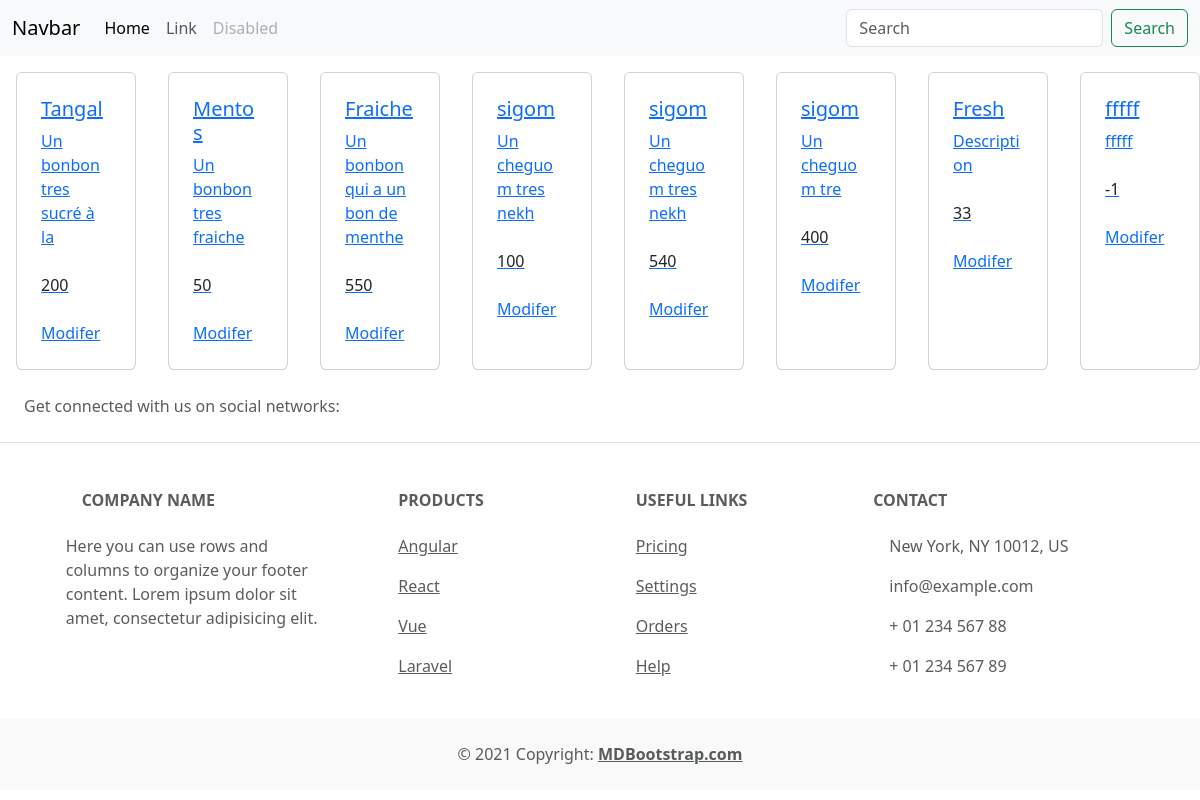
/sama_stock/, run on the app's committed database.
### sama_stock/models.py (models this page shows, shortened)
class Produit(models.Model):
    nom=models.CharField(max_length=64)
    desciption=models.CharField(max_length=64)
    prix=models.IntegerField()
    boutique=models.ForeignKey(Boutique,on_delete=models.CASCADE, related_name="categories")

### sama_stock/views.py (the view)
# urls.py: path("",views.index,name="index"),
def index(request):
    return render(request,"sama_stock/index.html",{
        "produits": Produit.objects.all()
    })

### sama_stock/templates/sama_stock/index.html
{% extends "sama_stock/layout.html" %}
{% block body %}
<div class="d-flex justify-content-center  grid gap-3">
    {% for produit in produits %}
    <a href="{% url 'produit' produit.id %}">
        <div class="card p-2 g-col-6 mt-3" style="width: 18rem;">
            <div class="card-body ">
                <h5 class="card-title">{{ produit.nom }}</h5>
                <p class="card-text">{{ produit.desciption}}</p>
            </div>
            <ul class="list-group list-group-flush">
                <li class="list-group-item">{{produit.prix}}</li>
            </ul>
            <div class="card-body">
                <a href="#" class="card-link">Modifer</a>
            </div>
        </div>
    </a>
    {% endfor %}
</div>
{% endblock %}

### sama_stock/templates/sama_stock/layout.html (shortened to what this page needs)
<!doctype html>
<html lang="en">
<head>
    <link href="https://cdn.jsdelivr.net/npm/bootstrap@5.3.0/dist/css/bootstrap.min.css" rel="stylesheet"
>
</head>
<body>
    <nav class="navbar navbar-expand-lg bg-body-tertiary">
        <div class="container-fluid">
            <a class="navbar-brand" href="#">Navbar</a>
            <div class="collapse navbar-collapse" id="navbarTogglerDemo02">
                <ul class="navbar-nav me-auto mb-2 mb-lg-0">
                    <li class="nav-item">
                        <a class="nav-link active" aria-current="page" href="#">Home</a>
                    </li>
                    <li class="nav-item">
                        <a class="nav-link" href="#">Link</a>
                    </li>
                    <li class="nav-item">
                        <a class="nav-link disabled">Disabled</a>
                    </li>
                </ul>
                <form class="d-flex" role="search">
                    <input class="form-control me-2" type="search" placeholder="Search" aria-label="Search">
                    <button class="btn btn-outline-success" type="submit">Search</button>
                </form>
            </div>
        </div>
    </nav>
    {% block body %}
    {% endblock %}
    <footer class="text-center text-lg-start bg-white text-muted">
        <section class="d-flex justify-content-center justify-content-lg-between p-4 border-bottom">
            <div class="me-5 d-none d-lg-block">
                <span>Get connected with us on social networks:</span>
            </div>
            <div>
            </div>
        </section>
        <section class="">
            <div class="container text-center text-md-start mt-5">
                <div class="row mt-3">
                    <div class="col-md-3 col-lg-4 col-xl-3 mx-auto mb-4">
                        <h6 class="text-uppercase fw-bold mb-4">
                            Company name
                        </h6>
                        <p>
                            Here you can use rows and columns to organize your footer content. Lorem ipsum
                            dolor sit amet, consectetur adipisicing elit.
                        </p>
                    </div>
                    <div class="col-md-2 col-lg-2 col-xl-2 mx-auto mb-4">
                        <h6 class="text-uppercase fw-bold mb-4">
                            Products
                        </h6>
                        <p>
                            <a href="#!" class="text-reset">Angular</a>
                        </p>
                        <p>
                            <a href="#!" class="text-reset">React</a>
                        </p>
                        <p>
                            <a href="#!" class="text-reset">Vue</a>
                        </p>
                        <p>
                            <a href="#!" class="text-reset">Laravel</a>
                        </p>
                    </div>
                    <div class="col-md-3 col-lg-2 col-xl-2 mx-auto mb-4">
                        <h6 class="text-uppercase fw-bold mb-4">
                            Useful links
                        </h6>
                        <p>
                            <a href="#!" class="text-reset">Pricing</a>
                        </p>
                        <p>
                            <a href="#!" class="text-reset">Settings</a>
                        </p>
                        <p>
                            <a href="#!" class="text-reset">Orders</a>
                        </p>
                        <p>
                            <a href="#!" class="text-reset">Help</a>
                        </p>
                    </div>
                    <div class="col-md-4 col-lg-3 col-xl-3 mx-auto mb-md-0 mb-4">
                        <h6 class="text-uppercase fw-bold mb-4">Contact</h6>
                        <p> New York, NY 10012, US</p>
                        <p>
                            info@example.com
                        </p>
                        <p> + 01 234 567 88</p>
                        <p> + 01 234 567 89</p>
                    </div>
                </div>
            </div>
        </section>
        <div class="text-center p-4" style="background-color: rgba(0, 0, 0, 0.025);">
            © 2021 Copyright:
            <a class="text-reset fw-bold" href="https://mdbootstrap.com/">MDBootstrap.com</a>
        </div>
    </footer>
</body>
</html>

### data on the page
Produit: nom "Tangal", desciption "Un bonbon tres sucré à la", prix "200"
Produit: nom "Mentos", desciption "Un bonbon tres fraiche", prix "50"
Produit: nom "Fraiche", desciption "Un bonbon qui a un bon de menthe", prix "550"
Produit: nom "sigom", desciption "Un cheguom tres nekh", prix "100"
Produit: nom "sigom", desciption "Un cheguom tres nekh", prix "540"
Produit: nom "sigom", desciption "Un cheguom tre", prix "400"
Produit: nom "Fresh", desciption "Description", prix "33"
Produit: nom "fffff", desciption "fffff", prix "-1"
